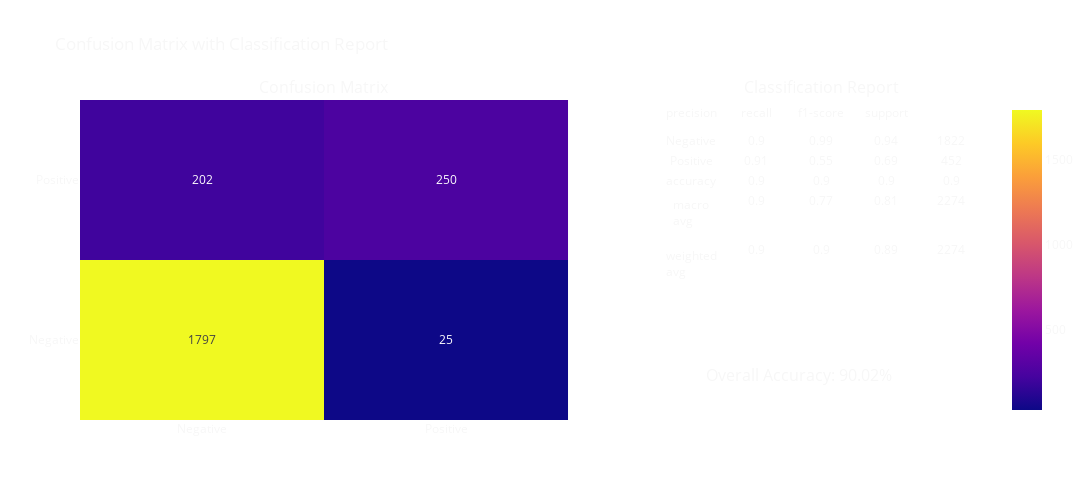

The code cell stored with this chart in its notebook:
### Markdown cell above
### Logistic Regression with N-Grams

### Code cell
# Create feature vectors
vectorizer = TfidfVectorizer(min_df=5, max_df=0.8, sublinear_tf=True, use_idf=True, ngram_range=(1,2))

# Only getting Binary labels
X = vectorizer.fit_transform(tweets.loc[(tweets["airline_sentiment"] == "positive") | (tweets["airline_sentiment"] == "negative"), 'text'])
y = tweets.loc[(tweets["airline_sentiment"] == "positive") | (tweets["airline_sentiment"] == "negative"), 'airline_sentiment']

# Split data
X_train, X_test, y_train, y_test = train_test_split(X, y, test_size=0.2, random_state=42)

# Train model
model = LogisticRegression()
model.fit(X_train, y_train)

# Predict and evaluate
y_pred = model.predict(X_test)

# Evaluate the model
cm = confusion_matrix(y_test, y_pred)
plot_confusion_matrix_with_classification_report(cm, ["Negative", "Positive"], y_test, y_pred)

### Figure 1 — Plotly figure (JSON) as saved in the notebook; plotly's stock layout.template omitted (floating-point values rounded to 4 significant figures)
{"data": [{"showscale": true, "text": [[1797, 25], [202, 250]], "textfont": {"size": 12}, "texttemplate": "%{text}", "type": "heatmap", "x": ["Negative", "Positive"], "xaxis": "x", "y": ["Negative", "Positive"], "yaxis": "y", "z": [[1797, 25], [202, 250]]}, {"cells": {"fill": {"color": "rgba(0,0,0,0)"}, "values": [["Negative", "Positive", "accuracy", "macro avg", "weighted avg"], [0.9, 0.91, 0.9, 0.9, 0.9], [0.99, 0.55, 0.9, 0.77, 0.9], [0.94, 0.69, 0.9, 0.81, 0.89], [1822, 452, 0.9, 2274, 2274]]}, "domain": {"x": [0.64, 1], "y": [0, 1]}, "header": {"fill": {"color": "rgba(0,0,0,0)"}, "values": ["precision", "recall", "f1-score", "support"]}, "type": "table"}], "layout": {"annotations": [{"font": {"size": 16}, "showarrow": false, "text": "Confusion Matrix", "x": 0.27, "xanchor": "center", "xref": "paper", "y": 1, "yanchor": "bottom", "yref": "paper"}, {"font": {"size": 16}, "showarrow": false, "text": "Classification Report", "x": 0.82, "xanchor": "center", "xref": "paper", "y": 1, "yanchor": "bottom", "yref": "paper"}, {"font": {"color": "rgba(247, 247, 247, 1)", "size": 16}, "showarrow": false, "text": "Overall Accuracy: 90.02%", "x": 0.9, "xref": "paper", "y": 0.1, "yref": "paper"}], "font": {"color": "rgba(247, 247, 247, 1)"}, "height": 500, "paper_bgcolor": "rgba(0,0,0,0)", "title": {"text": "Confusion Matrix with Classification Report"}, "width": 1200, "xaxis": {"anchor": "y", "domain": [0, 0.54]}, "yaxis": {"anchor": "x", "domain": [0, 1]}}}
